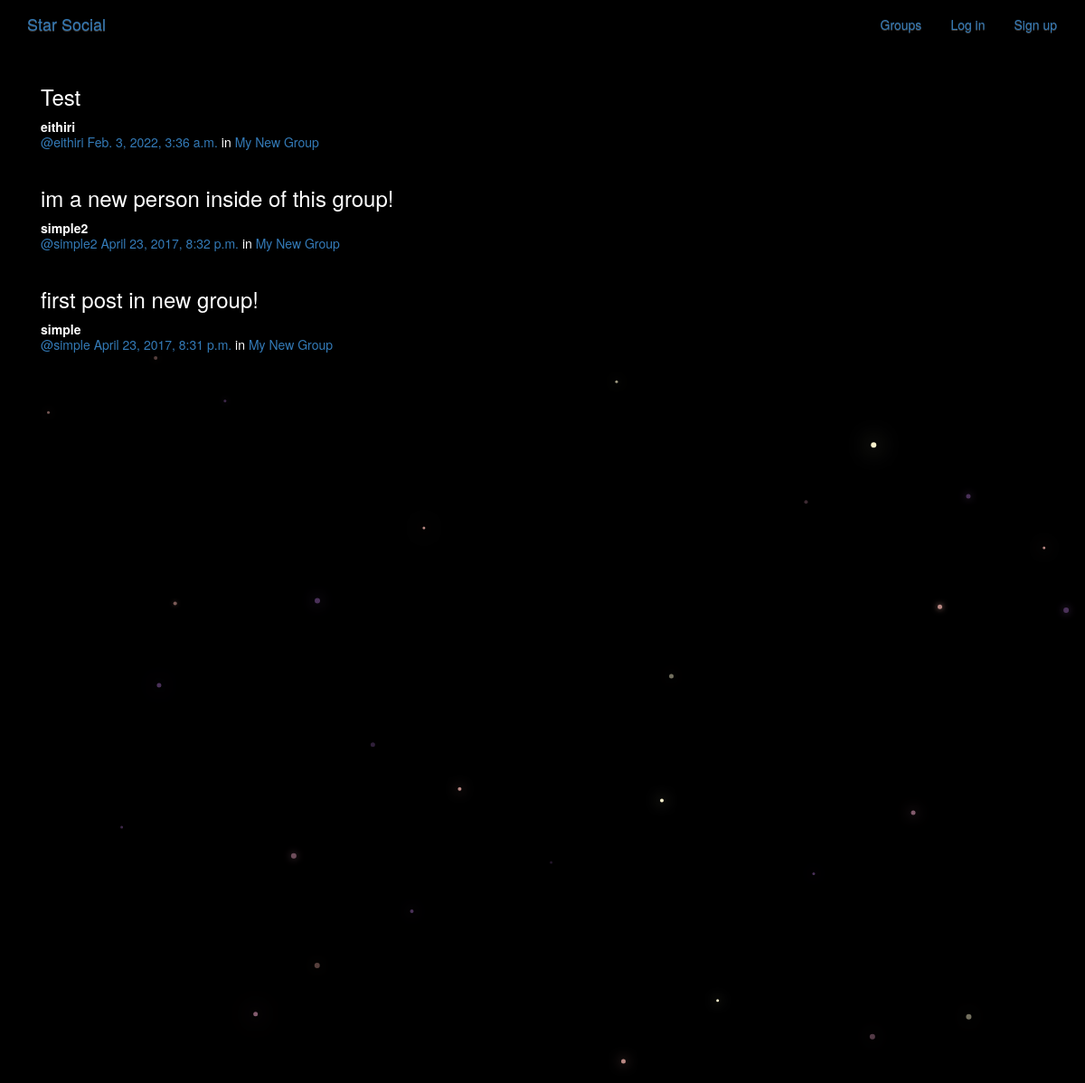
/posts/, run on the app's committed database.
### posts/models.py (models this page shows, shortened)
class Post(models.Model):
    user = models.ForeignKey(User, related_name="posts",on_delete=models.CASCADE,)
    created_at = models.DateTimeField(auto_now=True)
    message = models.TextField()
    message_html = models.TextField(editable=False)
    group = models.ForeignKey(Group, related_name="posts",null=True, blank=True,on_delete=models.CASCADE,)
    class Meta:
        ordering = ["-created_at"]
        unique_together = ["user", "message"]

### groups/models.py (models this page shows, shortened)
class Group(models.Model):
    name = models.CharField(max_length=255, unique=True)
    slug = models.SlugField(allow_unicode=True, unique=True)
    description = models.TextField(blank=True, default='')
    description_html = models.TextField(editable=False, default='', blank=True)
    members = models.ManyToManyField(User,through="GroupMember")
    class Meta:
        ordering = ["name"]

### posts/views.py (the view)
# urls.py: path('', views.PostList.as_view(), name='all'),
class PostList(SelectRelatedMixin, generic.ListView):
    model = models.Post
    select_related = ("user", "group")

### posts/templates/posts/post_list.html (shortened to what this page needs)
{% extends "posts/post_base.html" %}
{% load humanize %}
{% block post_content %}
<div class="col-md-8">
	{% for post in post_list %}
  {% include "posts/_post.html" %}
	{% endfor %}
</div>
{% endblock %}

### posts/templates/posts/_post.html (shortened to what this page needs)
<div class="post media">
	<h3>{{ post.message_html|safe }}</h3>
	<div class="media-body">
		<strong>{{ post.user.username }}</strong>
		<h5 class="media-heading">
			<span class="username"><a href="{% url 'posts:for_user' username=post.user.username %}">@{{ post.user.username }}</a></span>
			<time class="time"><a href="{% url 'posts:single' username=post.user.username pk=post.pk %}">{{ post.created_at }}</a></time>
			{% if post.group %}
			<span class="group-name">in <a href="#">{{ post.group.name }}</a></span>
			{% endif %}
		</h5>
	</div>
</div>

### static/simplesocial/css/master.css (style rules this page uses)
body { margin: 0; overflow: hidden; background-color: black; color:white; }

### data on the page
Post: message_html "Test", user.username "eithiri", created_at "Feb. 3, 2022, 3:36 a.m.", group.name "My New Group"
Post: message_html "im a new person inside of this group!", user.username "simple2", created_at "April 23, 2017, 8:32 p.m.", group.name "My New Group"
Post: message_html "first post in new group!", user.username "simple", created_at "April 23, 2017, 8:31 p.m.", group.name "My New Group"
